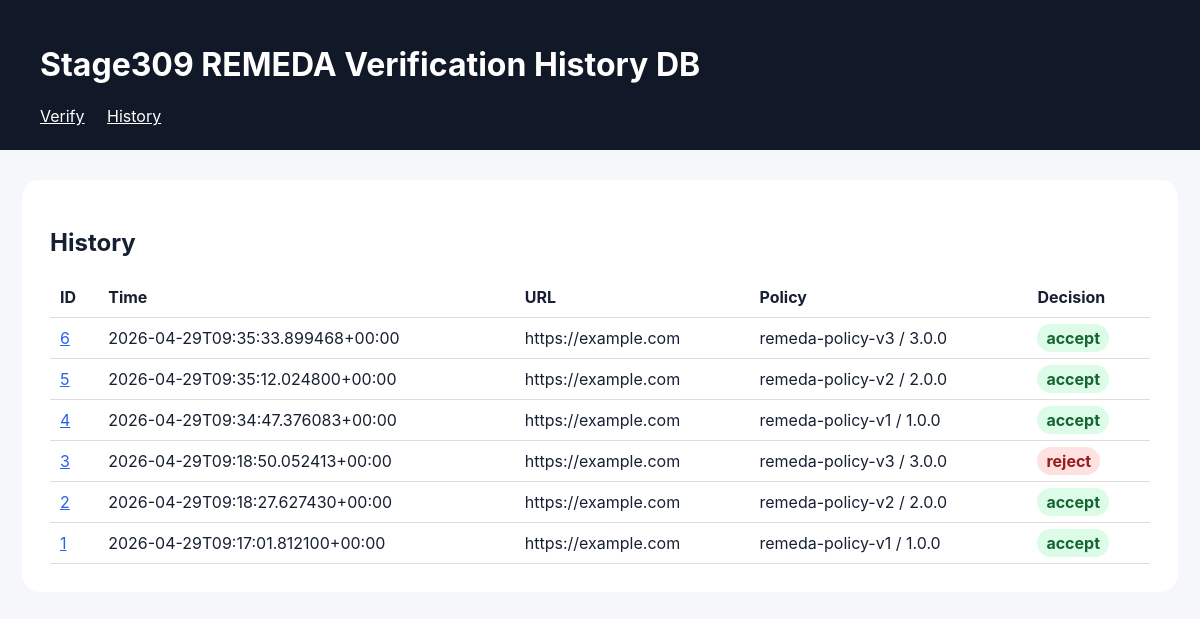
The app's page /history with its own data.
### tables this page shows
CREATE TABLE verification_history (
            id INTEGER PRIMARY KEY AUTOINCREMENT,
            created_at TEXT,
            input_url TEXT,
            manifest_sha256 TEXT,
            policy_id TEXT,
            policy_version TEXT,
            policy_sha256 TEXT,
            decision TEXT,
            action TEXT,
            trust_score REAL,
            reason TEXT,
            upstream_source TEXT,
            upstream_status TEXT,
            result_json TEXT
        );

### app.py (the view)
@app.route("/history")
def history():
    with get_db() as conn:
        rows = conn.execute("SELECT * FROM verification_history ORDER BY id DESC").fetchall()
    return render_template("history.html", rows=rows)

### app.py (called while the page is built)
def get_db():
    DB_PATH.parent.mkdir(exist_ok=True)
    conn = sqlite3.connect(DB_PATH)
    conn.row_factory = sqlite3.Row
    return conn

### templates/history.html
{% extends "base.html" %}
{% block content %}
<h2>History</h2>
<table>
  <thead>
    <tr>
      <th>ID</th>
      <th>Time</th>
      <th>URL</th>
      <th>Policy</th>
      <th>Decision</th>
    </tr>
  </thead>
  <tbody>
    {% for r in rows %}
    <tr>
      <td><a href="/result/{{ r.id }}">{{ r.id }}</a></td>
      <td>{{ r.created_at }}</td>
      <td>{{ r.input_url }}</td>
      <td>{{ r.policy_id }} / {{ r.policy_version }}</td>
      <td>
        <span class="badge {{ r.decision }}">{{ r.decision }}</span>
      </td>
    </tr>
    {% endfor %}
  </tbody>
</table>
{% endblock %}

### templates/base.html (shortened to what this page needs)
<!doctype html>
<html>
<head>
</head>
<body>
  <header>
    <h1>Stage309 REMEDA Verification History DB</h1>
    <nav>
      <a href="/verify">Verify</a>
      <a href="/history">History</a>
    </nav>
  </header>
  <main>
    {% block content %}{% endblock %}
  </main>
</body>
</html>

### templates/base.html (style rules this page uses)
body { font-family: -apple-system, BlinkMacSystemFont, sans-serif; background: #f6f7fb; color: #172033; margin: 0; }
header { background: #111827; color: white; padding: 24px 40px; }
main { max-width: 1100px; margin: 30px auto; background: white; padding: 28px; border-radius: 18px; }
a { color: #2563eb; }
nav a { color: white; margin-right: 18px; }
table { width: 100%; border-collapse: collapse; }
th, td { border-bottom: 1px solid #ddd; padding: 10px; text-align: left; }
.badge { padding: 4px 9px; border-radius: 999px; font-weight: bold; }
.accept { background: #dcfce7; color: #166534; }
.reject { background: #fee2e2; color: #991b1b; }

### records on screen
verification_history: id "6", created_at "2026-04-29T09:35:33.899468+00:00", input_url "https://example.com", policy_id "remeda-policy-v3", policy_version "3.0.0", decision "accept"
verification_history: id "5", created_at "2026-04-29T09:35:12.024800+00:00", input_url "https://example.com", policy_id "remeda-policy-v2", policy_version "2.0.0", decision "accept"
verification_history: id "4", created_at "2026-04-29T09:34:47.376083+00:00", input_url "https://example.com", policy_id "remeda-policy-v1", policy_version "1.0.0", decision "accept"
verification_history: id "3", created_at "2026-04-29T09:18:50.052413+00:00", input_url "https://example.com", policy_id "remeda-policy-v3", policy_version "3.0.0", decision "reject"
verification_history: id "2", created_at "2026-04-29T09:18:27.627430+00:00", input_url "https://example.com", policy_id "remeda-policy-v2", policy_version "2.0.0", decision "accept"
verification_history: id "1", created_at "2026-04-29T09:17:01.812100+00:00", input_url "https://example.com", policy_id "remeda-policy-v1", policy_version "1.0.0", decision "accept"
